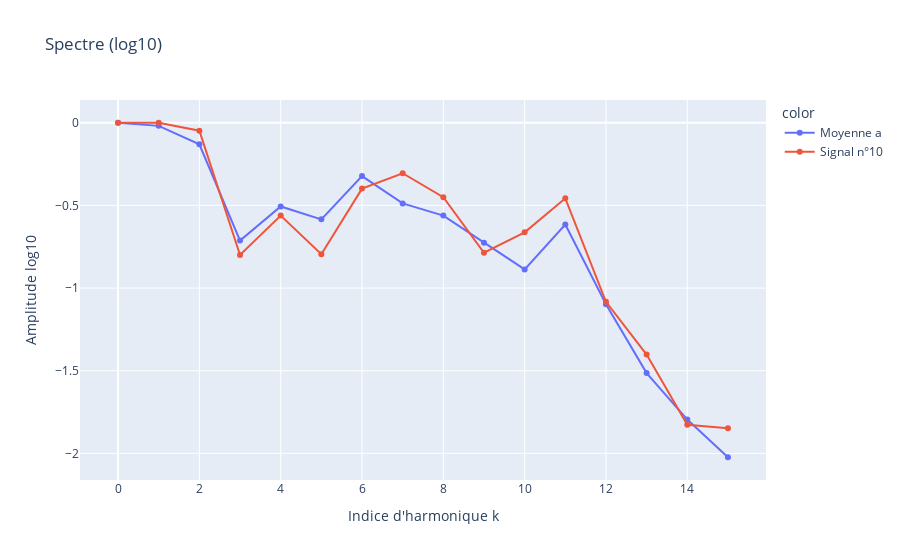

Notebook cell for this chart:
### Code cell
dat = np.load(f'data_partie_2/etude/signal_10.npz') # dat est un dictionnaire contenant les données contenues dans le fichier .npz
s = dat['s'] # extraction du signal utile
t = dat['t'] # extraction du vecteur temps associé au signal

s_centre= s - np.mean(s)
nu, S_norm = san.trans_fourier(s_centre, t)
S_norm = np.abs(S_norm)
S_norm /= np.max(S_norm)

f0 = san.detect_fondamentale(S_norm, nu)

freq_list = [f0 * k for k in range(1, H+1)]

freq_peaks, amp_peaks = san.detect_pics(S_norm, freq_list, nu)

vec = np.zeros(H+1)
vec[0] = np.log10(np.max(S_norm))
vec[1:] = np.log10(amp_peaks)

L_norme = []

for i in range(len(lettres)):
    L_norme.append(norme(vec, Vvec_moy[i]))

voyelle = lettres[L_norme.index(min(L_norme))]
print(f"La voyelle trouvée est {voyelle}")

ind = []
a = []
label = []

for i in range (2):
    ind.extend(k)

a.extend(Vvec_moy[0])
a.extend(vec)

label.extend(["Moyenne a"] * (H+1)) 
label.extend(["Signal n°10"] * (H+1))

fig = px.line(x=ind, y=a, color=label, markers=True,title=f"Spectre (log10)", labels={"x": "Indice d'harmonique k", "y": "Amplitude log10"}).show()

### Figure 1 — Plotly figure (JSON) as saved in the notebook; plotly's stock layout.template omitted (floating-point values rounded to 4 significant figures)
{"data": [{"hovertemplate": "color=Moyenne a<br>Indice d'harmonique k=%{x}<br>Amplitude log10=%{y}<extra></extra>", "legendgroup": "Moyenne a", "line": {"color": "#636efa", "dash": "solid"}, "marker": {"symbol": "circle"}, "mode": "lines+markers", "name": "Moyenne a", "orientation": "v", "showlegend": true, "type": "scatter", "x": [0, 1, 2, 3, 4, 5, 6, 7, 8, 9, 10, 11, 12, 13, 14, 15], "xaxis": "x", "y": [0.0, -0.01887, -0.1301, -0.7128, -0.5064, -0.5843, -0.3228, -0.4878, -0.5615, -0.7258, -0.8873, -0.6157, -1.098, -1.514, -1.796, -2.024], "yaxis": "y"}, {"hovertemplate": "color=Signal n°10<br>Indice d'harmonique k=%{x}<br>Amplitude log10=%{y}<extra></extra>", "legendgroup": "Signal n°10", "line": {"color": "#EF553B", "dash": "solid"}, "marker": {"symbol": "circle"}, "mode": "lines+markers", "name": "Signal n°10", "orientation": "v", "showlegend": true, "type": "scatter", "x": [0, 1, 2, 3, 4, 5, 6, 7, 8, 9, 10, 11, 12, 13, 14, 15], "xaxis": "x", "y": [0.0, 0.0, -0.04833, -0.8001, -0.5614, -0.7952, -0.3984, -0.3055, -0.4503, -0.7864, -0.663, -0.4571, -1.083, -1.402, -1.828, -1.849], "yaxis": "y"}], "layout": {"legend": {"title": {"text": "color"}, "tracegroupgap": 0}, "title": {"text": "Spectre (log10)"}, "xaxis": {"anchor": "y", "domain": [0, 1], "title": {"text": "Indice d'harmonique k"}}, "yaxis": {"anchor": "x", "domain": [0, 1], "title": {"text": "Amplitude log10"}}}}
